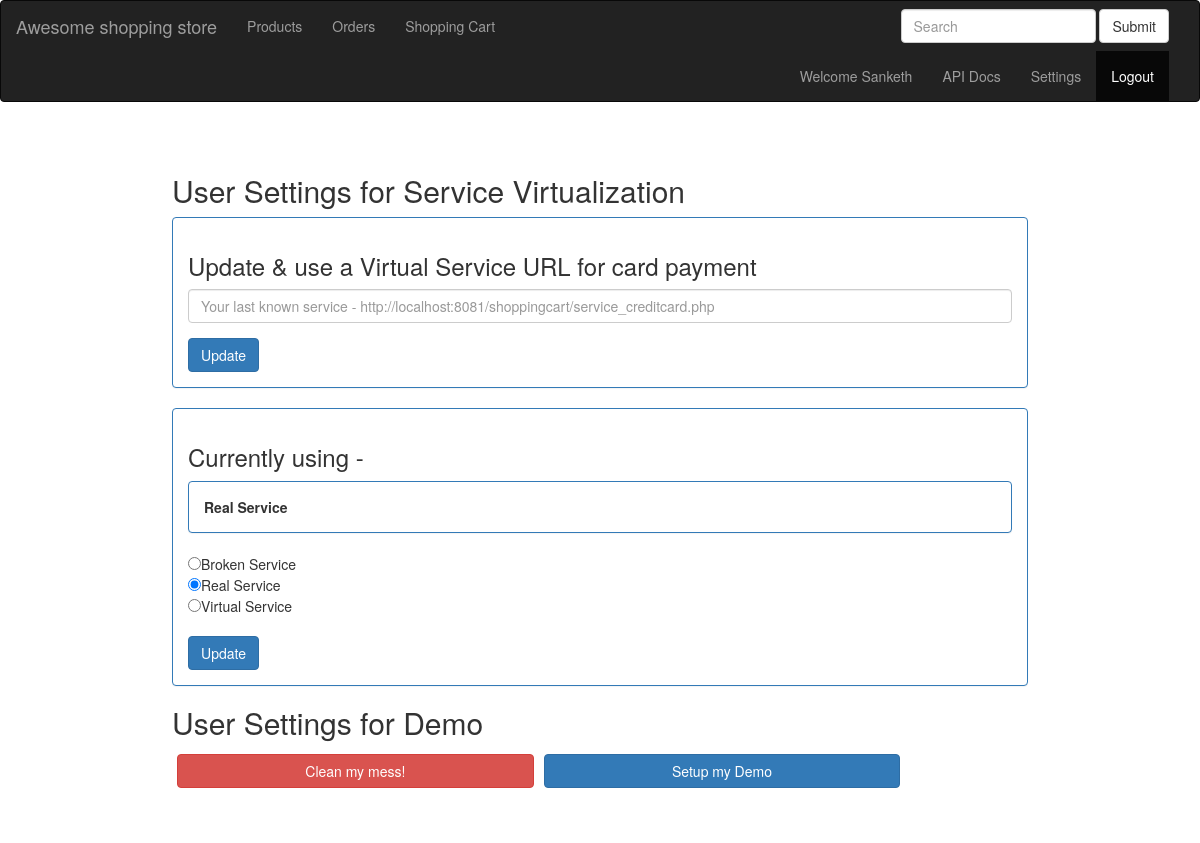
Page /webroot/shoppingcart/settings.php (signed in) on the committed database.
### tables this page shows
CREATE TABLE `customers` (
  `id` int(11) NOT NULL,
  `name` varchar(100) NOT NULL,
  `lastname` varchar(100) NOT NULL,
  `email` varchar(100) NOT NULL,
  `password` varchar(100) NOT NULL,
  `phone` varchar(15) NOT NULL,
  `address` text NOT NULL,
  `created` datetime NOT NULL DEFAULT CURRENT_TIMESTAMP,
  `modified` datetime NOT NULL DEFAULT CURRENT_TIMESTAMP,
  `status` enum('1','0') NOT NULL DEFAULT '1',
  `virtualserviceurl` varchar(500) NOT NULL,
  `inuseservice` int(1) NOT NULL
);

### webroot/shoppingcart/session.php (called while the page is built, shortened)
<?php
   include('dbconfig.php');
   $user_check = $_SESSION['login_user'];
   $ses_sql = mysqli_query($db,"select name,id from customers where email = '$user_check' ");
   $row = mysqli_fetch_array($ses_sql,MYSQLI_ASSOC);
   $login_session = $row['name'];
?>

### webroot/shoppingcart/settings.php (the view, shortened to what this page needs)
<?php
include('session.php');
?>
<!DOCTYPE html>
<html lang="en">
<head>
    <link rel="stylesheet" href="css/bootstrap.min.css">
</head>
 <?php
$customer_id    = $_SESSION['cus_id'];
$sql            = "Select inuseservice,virtualserviceurl from customers WHERE id=$customer_id";
$result         = mysqli_query($db, $sql);
$row            = mysqli_fetch_array($result, MYSQLI_ASSOC);
$currentlyusing = $row['virtualserviceurl'];
$inuseservice   = $row['inuseservice'];
?>
<body>
<?php
include("header.php");
?>
<div class="container">
<div style="width: 80%;margin: 0 auto;">
<h2>User Settings for Service Virtualization</h2>
    <form action="" method="post">
    <div class="panel panel-primary" style="padding: 15px;">
    <div class="form-group">
        <h3 for="exampleFormControlInput1">Update & use a Virtual Service URL for card payment</h3>
        <input type="text" class="form-control" id="virtserverurl" name="virtserverurl" placeholder="Your last known service - <?php
echo $currentlyusing;
?>">
      </div>
      <button type="submit" class="btn btn-primary">Update</button>
       </div>
    </form>
   <div class="panel panel-primary" style="padding: 15px;">
<form action="" method="post">
   <?php
if ($inuseservice == 1) {
?>
   <h3>Currently using -</br></h3>
    <div class="panel panel-primary" style="padding: 15px;"><b>Real Service</b></div>
    <input type="radio" name="inuseservice" value=0>Broken Service<br>
    <input type="radio" name="inuseservice" checked value=1>Real Service<br>
    <input type="radio" name="inuseservice" value=2>Virtual Service<br>
    <?php
}
?>
<button type="submit" class="btn btn-primary">Update</button>
</div>
 <h2>User Settings for Demo</h2>
<div class="row" style="width:100%;margin: 0 auto;">
    <div class="col-sm-14 text-center" Style="justify-content: center;">
    <form action="" method="post">
         <button id="btnClear" class="col-sm-5 btn btn-danger btn-md" Style="margin:5px;" type="submit" >Clean my mess!</button>
    </form>
    <form action="" method="post">
         <button id="btnSearch" class="col-sm-5 btn btn-primary btn-md" Style="margin:5px;" type="submit" >Setup my Demo</button>
</form>
     </div>
</div>
</div>
</body>
</html>

### webroot/shoppingcart/header.php (shortened to what this page needs)
<nav class="navbar navbar-inverse" style="margin-bottom:2px">
  <div class="container-fluid">
    <div class="navbar-header">
      <a class="navbar-brand" href="#">Awesome shopping store</a>
    </div>
    <div class="collapse navbar-collapse" id="bs-example-navbar-collapse-1">
      <ul class="nav navbar-nav">
        <li ><a href="welcome.php">Products</a></li>
        <li ><a href="orders.php">Orders <span class="sr-only">(current)</span></a></li>
        <li ><a href="viewCart.php">Shopping Cart <span class="sr-only">(current)</span></a></li>
        <li><a href="#"></a></li>
      </ul>
      <form class="navbar-form navbar-right" action="searchPage.php" method="get">
        <div class="form-group">
          <input type="text" class="form-control" placeholder="Search" name="item">
        </div>
        <button type="submit" class="btn btn-default">Submit</button>
      </form>
      <ul class="nav navbar-nav navbar-right">
        <li><a href="#">Welcome <?php echo $login_session; ?></a></li>
        <li><a href="#" class="dropdown-toggle" data-toggle="dropdown">API Docs</a>
          </li>
        <li><a href="settings.php" title="Settings"></i> Settings</a></li>
        <li class="active"><a href="logout.php">Logout <span class="sr-only">(current)</span></a></li>
       </ul>
    </div>
  </div>
</nav>

### webroot/shoppingcart/settings.php (style rules this page uses)
.container { padding: 50px; }

### rows in the picture
customers: name "Sanketh", virtserverurl "Your last known service - http://localhost:8081/shoppingcart/service_creditcard.php"
